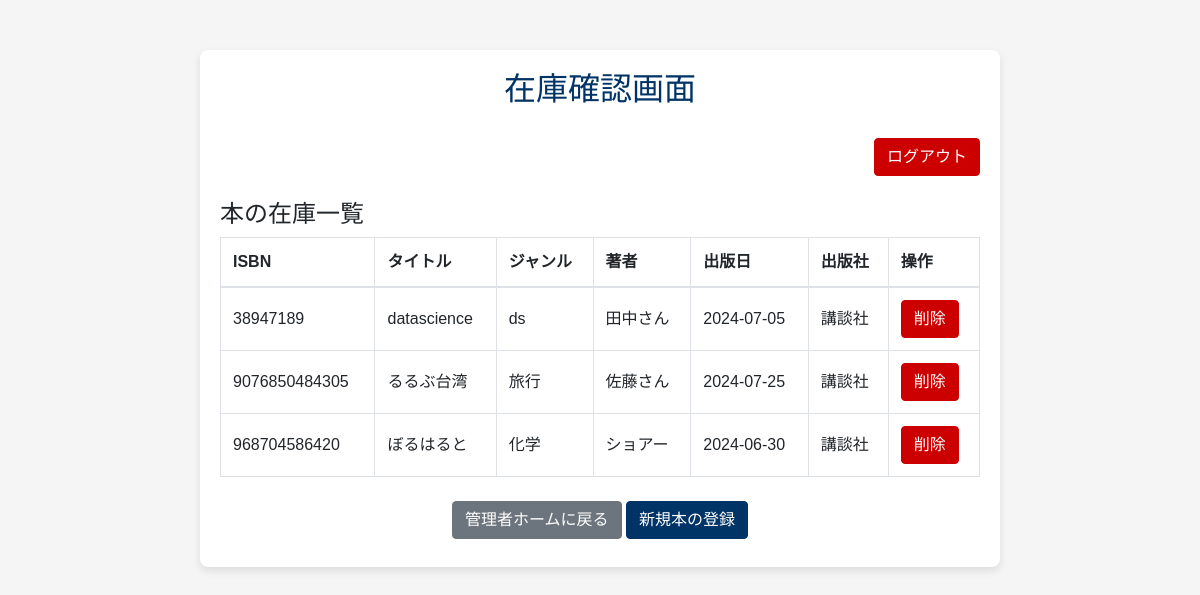
Screenshot of /admin_home/book_inventory with the database file from the repository.
### tables this page shows
CREATE TABLE books (isbn TEXT NOT NULL, title TEXT NOT NULL, genre TEXT, author TEXT, publisher TEXT, publish_date DATE, ava_flag INTEGER DEFAULT 1, PRIMARY KEY(isbn));

### app.py (the view)
@app.route('/admin_home/book_inventory')
def show_book_inventory():
    con = get_db()
    cur = con.cursor()
    cur.execute('SELECT * FROM books')
    rows = cur.fetchall()
    column_names = [description[0] for description in cur.description]
    book_list = [dict(zip(column_names, row)) for row in rows]
    con.close()
    return render_template('admin_check_book_inventory.html',book_list=book_list)

### templates/admin_check_book_inventory.html (shortened to what this page needs)
<!DOCTYPE html>
<html lang="en">
<head>
    <link href="https://stackpath.bootstrapcdn.com/bootstrap/4.5.2/css/bootstrap.min.css" rel="stylesheet">
</head>
<body>
    <div class="container inventory-container">
        <div class="header text-center">
            <h2>在庫確認画面</h2>
        </div>
        <div class="text-right mb-4">
            <a href="/logout" class="btn btn-danger">ログアウト</a>
        </div>
        <div class="mb-4">
            <h4>本の在庫一覧</h4>
            <table class="table table-bordered">
                <thead>
                    <tr>
                        <th>ISBN</th>
                        <th>タイトル</th>
                        <th>ジャンル</th>
                        <th>著者</th>
                        <th>出版日</th>
                        <th>出版社</th>
                        <th>操作</th>
                    </tr>
                </thead>
                <tbody>
                    {% for book in book_list %}
                        <tr>
                            <td>{{ book.isbn }}</td>
                            <td>{{ book.title }}</td>
                            <td>{{ book.genre }}</td>
                            <td>{{ book.author }}</td>
                            <td>{{ book.publish_date }}</td>
                            <td>{{ book.publisher }}</td>
                            <td><button class="btn btn-danger" onclick="deleteBook('{{ book.isbn }}')">削除</button></td>
                        </tr>
                    {% endfor %}
                </tbody>
            </table>
        </div>
        <div class="text-center">
            <a href="/admin_home" class="btn btn-secondary mb-2">管理者ホームに戻る</a>
            <a href="/admin_home/book_inventory/book_register" class="btn btn-primary mb-2">新規本の登録</a>
        </div>
    </div>
</body>
</html>

### templates/admin_check_book_inventory.html (style rules this page uses)
body { font-family: 'Arial', sans-serif; background-color: #f5f5f5; }
.inventory-container { margin: 50px auto; max-width: 800px; background-color: #ffffff; border-radius: 8px; padding: 20px; box-shadow: 0 4px 8px rgba(0, 0, 0, 0.1); }
.header { margin-bottom: 30px; color: #003366; }
.table th, .table td { vertical-align: middle; }
.btn-primary { background-color: #003366; border-color: #003366; }
.btn-danger { background-color: #cc0000; border-color: #cc0000; }

### rows the page displays
books: isbn "38947189", title "datascience", genre "ds", author "田中さん", publish_date "2024-07-05", publisher "講談社"
books: isbn "9076850484305", title "るるぶ台湾", genre "旅行", author "佐藤さん", publish_date "2024-07-25", publisher "講談社"
books: isbn "968704586420", title "ぼるはると", genre "化学", author "ショアー", publish_date "2024-06-30", publisher "講談社"
